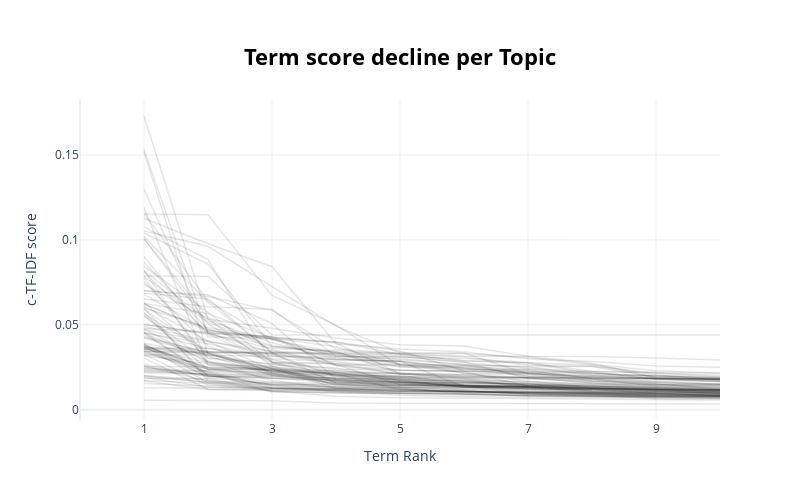

The notebook cell this image was saved under:
### Code cell
# Visualize term rank decrease
topic_model.visualize_term_rank()

### Figure 1 — Plotly figure (JSON) as saved in the notebook; plotly's stock layout.template omitted (floating-point values rounded to 4 significant figures)
{"data": [{"hovertext": "<b>Topic -1</b>:model_datum_use_test_value_variabl", "line": {"color": "black", "width": 1.5}, "mode": "lines+lines", "name": "", "opacity": 0.1, "type": "scatter", "x": [1, 2, 3, 4, 5, 6, 7, 8, 9, 10], "y": [0.005531, 0.005468, 0.005204, 0.003903, 0.003715, 0.003585, 0.003551, 0.003457, 0.003369, 0.003315]}, {"hovertext": "<b>Topic 0</b>:action_state_reward_policy_agent_se", "line": {"color": "black", "width": 1.5}, "mode": "lines+lines", "name": "", "opacity": 0.1, "type": "scatter", "x": [1, 2, 3, 4, 5, 6, 7, 8, 9, 10], "y": [0.01943, 0.01618, 0.01516, 0.01339, 0.01311, 0.00922, 0.00835, 0.007985, 0.007823, 0.007771]}, {"hovertext": "<b>Topic 1</b>:loss_lstm_train_layer_model_epoch_i", "line": {"color": "black", "width": 1.5}, "mode": "lines+lines", "name": "", "opacity": 0.1, "type": "scatter", "x": [1, 2, 3, 4, 5, 6, 7, 8, 9, 10], "y": [0.01295, 0.0128, 0.01256, 0.01162, 0.01145, 0.0107, 0.009849, 0.00908, 0.008602, 0.008586]}, {"hovertext": "<b>Topic 2</b>:bayesian_prior_posterior_theta_dist", "line": {"color": "black", "width": 1.5}, "mode": "lines+lines", "name": "", "opacity": 0.1, "type": "scatter", "x": [1, 2, 3, 4, 5, 6, 7, 8, 9, 10], "y": [0.0223, 0.02113, 0.01446, 0.0128, 0.0105, 0.01049, 0.009809, 0.008018, 0.00741, 0.007246]}, {"hovertext": "<b>Topic 3</b>:image_object_detection_face_box_det", "line": {"color": "black", "width": 1.5}, "mode": "lines+lines", "name": "", "opacity": 0.1, "type": "scatter", "x": [1, 2, 3, 4, 5, 6, 7, 8, 9, 10], "y": [0.03818, 0.02198, 0.01033, 0.009958, 0.009488, 0.009486, 0.008102, 0.00766, 0.007294, 0.00706]}, {"hovertext": "<b>Topic 4</b>:layer_network_neural_neural network", "line": {"color": "black", "width": 1.5}, "mode": "lines+lines", "name": "", "opacity": 0.1, "type": "scatter", "x": [1, 2, 3, 4, 5, 6, 7, 8, 9, 10], "y": [0.02415, 0.02302, 0.0216, 0.02035, 0.01622, 0.016, 0.01476, 0.01379, 0.01355, 0.01314]}, {"hovertext": "<b>Topic 5</b>:roc_class_precision_recall_curve_au", "line": {"color": "black", "width": 1.5}, "mode": "lines+lines", "name": "", "opacity": 0.1, "type": "scatter", "x": [1, 2, 3, 4, 5, 6, 7, 8, 9, 10], "y": [0.02187, 0.02079, 0.01613, 0.01534, 0.01499, 0.01434, 0.01363, 0.01199, 0.01174, 0.01129]}, {"hovertext": "<b>Topic 6</b>:beta_regression_residual_linear_hat", "line": {"color": "black", "width": 1.5}, "mode": "lines+lines", "name": "", "opacity": 0.1, "type": "scatter", "x": [1, 2, 3, 4, 5, 6, 7, 8, 9, 10], "y": [0.02655, 0.01946, 0.01868, 0.01584, 0.01516, 0.0144, 0.01339, 0.01195, 0.01062, 0.0096]}, {"hovertext": "<b>Topic 7</b>:column_categorical_value_df_imputat", "line": {"color": "black", "width": 1.5}, "mode": "lines+lines", "name": "", "opacity": 0.1, "type": "scatter", "x": [1, 2, 3, 4, 5, 6, 7, 8, 9, 10], "y": [0.01687, 0.01189, 0.01156, 0.0113, 0.01119, 0.01059, 0.01032, 0.009878, 0.009544, 0.008582]}, {"hovertext": "<b>Topic 8</b>:test_hypothesis_power_value_sample_", "line": {"color": "black", "width": 1.5}, "mode": "lines+lines", "name": "", "opacity": 0.1, "type": "scatter", "x": [1, 2, 3, 4, 5, 6, 7, 8, 9, 10], "y": [0.03255, 0.0145, 0.01303, 0.01203, 0.01184, 0.01056, 0.009922, 0.00926, 0.009115, 0.008787]}, {"hovertext": "<b>Topic 9</b>:effect_model_random effect_random_s", "line": {"color": "black", "width": 1.5}, "mode": "lines+lines", "name": "", "opacity": 0.1, "type": "scatter", "x": [1, 2, 3, 4, 5, 6, 7, 8, 9, 10], "y": [0.019, 0.01321, 0.01233, 0.01111, 0.01052, 0.01019, 0.01018, 0.009884, 0.008827, 0.008256]}, {"hovertext": "<b>Topic 10</b>:cluster_distance_similarity_mean_c", "line": {"color": "black", "width": 1.5}, "mode": "lines+lines", "name": "", "opacity": 0.1, "type": "scatter", "x": [1, 2, 3, 4, 5, 6, 7, 8, 9, 10], "y": [0.06002, 0.01701, 0.01076, 0.009665, 0.009625, 0.009589, 0.009256, 0.00885, 0.008447, 0.007718]}, {"hovertext": "<b>Topic 11</b>:word_embed_transformer_bert_embedd", "line": {"color": "black", "width": 1.5}, "mode": "lines+lines", "name": "", "opacity": 0.1, "type": "scatter", "x": [1, 2, 3, 4, 5, 6, 7, 8, 9, 10], "y": [0.0353, 0.01964, 0.01944, 0.01851, 0.01804, 0.01455, 0.01359, 0.01227, 0.01218, 0.01144]}, {"hovertext": "<b>Topic 12</b>:correlation_matrix_covariance_corr", "line": {"color": "black", "width": 1.5}, "mode": "lines+lines", "name": "", "opacity": 0.1, "type": "scatter", "x": [1, 2, 3, 4, 5, 6, 7, 8, 9, 10], "y": [0.04481, 0.02008, 0.01487, 0.01473, 0.01339, 0.01271, 0.01224, 0.01176, 0.009787, 0.009461]}, {"hovertext": "<b>Topic 13</b>:lasso_lambda_ridge_regularization_", "line": {"color": "black", "width": 1.5}, "mode": "lines+lines", "name": "", "opacity": 0.1, "type": "scatter", "x": [1, 2, 3, 4, 5, 6, 7, 8, 9, 10], "y": [0.03387, 0.02196, 0.02077, 0.01856, 0.01752, 0.01394, 0.01367, 0.012, 0.009565, 0.008032]}, {"hovertext": "<b>Topic 14</b>:plot_visualize_chart_graph_line_da", "line": {"color": "black", "width": 1.5}, "mode": "lines+lines", "name": "", "opacity": 0.1, "type": "scatter", "x": [1, 2, 3, 4, 5, 6, 7, 8, 9, 10], "y": [0.0305, 0.01192, 0.0115, 0.01136, 0.00935, 0.008779, 0.007997, 0.007465, 0.006856, 0.006509]}, {"hovertext": "<b>Topic 15</b>:survival_hazard_cox_patient_time_m", "line": {"color": "black", "width": 1.5}, "mode": "lines+lines", "name": "", "opacity": 0.1, "type": "scatter", "x": [1, 2, 3, 4, 5, 6, 7, 8, 9, 10], "y": [0.02584, 0.01667, 0.01597, 0.01354, 0.01269, 0.01185, 0.01161, 0.01024, 0.008394, 0.007816]}, {"hovertext": "<b>Topic 16</b>:pca_component_principal_principal ", "line": {"color": "black", "width": 1.5}, "mode": "lines+lines", "name": "", "opacity": 0.1, "type": "scatter", "x": [1, 2, 3, 4, 5, 6, 7, 8, 9, 10], "y": [0.04747, 0.02782, 0.02314, 0.02172, 0.01734, 0.01319, 0.01311, 0.0128, 0.01089, 0.01035]}, {"hovertext": "<b>Topic 17</b>:bootstrap_interval_confidence_conf", "line": {"color": "black", "width": 1.5}, "mode": "lines+lines", "name": "", "opacity": 0.1, "type": "scatter", "x": [1, 2, 3, 4, 5, 6, 7, 8, 9, 10], "y": [0.03217, 0.03214, 0.02639, 0.02459, 0.01715, 0.01308, 0.01198, 0.009147, 0.008993, 0.008453]}, {"hovertext": "<b>Topic 18</b>:ai_intelligence_human_artificial_a", "line": {"color": "black", "width": 1.5}, "mode": "lines+lines", "name": "", "opacity": 0.1, "type": "scatter", "x": [1, 2, 3, 4, 5, 6, 7, 8, 9, 10], "y": [0.03762, 0.01568, 0.01438, 0.01066, 0.008418, 0.007594, 0.007337, 0.007287, 0.007164, 0.00674]}, {"hovertext": "<b>Topic 19</b>:item_user_rating_recommendation_pl", "line": {"color": "black", "width": 1.5}, "mode": "lines+lines", "name": "", "opacity": 0.1, "type": "scatter", "x": [1, 2, 3, 4, 5, 6, 7, 8, 9, 10], "y": [0.02, 0.01741, 0.01277, 0.01085, 0.01077, 0.01076, 0.009989, 0.009961, 0.00969, 0.008419]}, {"hovertext": "<b>Topic 20</b>:audio_label_machine_learn_learning", "line": {"color": "black", "width": 1.5}, "mode": "lines+lines", "name": "", "opacity": 0.1, "type": "scatter", "x": [1, 2, 3, 4, 5, 6, 7, 8, 9, 10], "y": [0.01533, 0.01392, 0.01242, 0.01173, 0.009823, 0.009533, 0.008051, 0.007665, 0.007622, 0.007512]}, {"hovertext": "<b>Topic 21</b>:datum_weather_historical_wind_temp", "line": {"color": "black", "width": 1.5}, "mode": "lines+lines", "name": "", "opacity": 0.1, "type": "scatter", "x": [1, 2, 3, 4, 5, 6, 7, 8, 9, 10], "y": [0.02003, 0.016, 0.01262, 0.01224, 0.01203, 0.01051, 0.01035, 0.0103, 0.01013, 0.009535]}, {"hovertext": "<b>Topic 22</b>:datum_open_dataset_open datum_lice", "line": {"color": "black", "width": 1.5}, "mode": "lines+lines", "name": "", "opacity": 0.1, "type": "scatter", "x": [1, 2, 3, 4, 5, 6, 7, 8, 9, 10], "y": [0.01719, 0.01538, 0.01096, 0.01014, 0.009483, 0.008702, 0.00833, 0.007974, 0.007668, 0.007521]}, {"hovertext": "<b>Topic 23</b>:gan_discriminator_generator_autoen", "line": {"color": "black", "width": 1.5}, "mode": "lines+lines", "name": "", "opacity": 0.1, "type": "scatter", "x": [1, 2, 3, 4, 5, 6, 7, 8, 9, 10], "y": [0.03582, 0.02775, 0.02431, 0.01637, 0.01557, 0.0119, 0.01055, 0.01029, 0.009854, 0.009749]}, {"hovertext": "<b>Topic 24</b>:arima_forecast_series_time series_", "line": {"color": "black", "width": 1.5}, "mode": "lines+lines", "name": "", "opacity": 0.1, "type": "scatter", "x": [1, 2, 3, 4, 5, 6, 7, 8, 9, 10], "y": [0.03675, 0.02105, 0.02003, 0.01586, 0.01438, 0.01429, 0.01243, 0.0124, 0.0122, 0.011]}, {"hovertext": "<b>Topic 25</b>:svm_kernel_support vector_support_", "line": {"color": "black", "width": 1.5}, "mode": "lines+lines", "name": "", "opacity": 0.1, "type": "scatter", "x": [1, 2, 3, 4, 5, 6, 7, 8, 9, 10], "y": [0.04323, 0.03358, 0.02241, 0.0175, 0.01611, 0.01338, 0.01329, 0.01129, 0.01116, 0.01107]}, {"hovertext": "<b>Topic 26</b>:topic_word_document_sentiment_sent", "line": {"color": "black", "width": 1.5}, "mode": "lines+lines", "name": "", "opacity": 0.1, "type": "scatter", "x": [1, 2, 3, 4, 5, 6, 7, 8, 9, 10], "y": [0.02461, 0.02052, 0.02035, 0.01734, 0.0134, 0.01326, 0.01325, 0.009911, 0.00912, 0.008631]}, {"hovertext": "<b>Topic 27</b>:gradient_descent_gradient descent_", "line": {"color": "black", "width": 1.5}, "mode": "lines+lines", "name": "", "opacity": 0.1, "type": "scatter", "x": [1, 2, 3, 4, 5, 6, 7, 8, 9, 10], "y": [0.03425, 0.02389, 0.0235, 0.01636, 0.01618, 0.01403, 0.01062, 0.01061, 0.009779, 0.00977]}, {"hovertext": "<b>Topic 28</b>:normalization_normalize_batch_batc", "line": {"color": "black", "width": 1.5}, "mode": "lines+lines", "name": "", "opacity": 0.1, "type": "scatter", "x": [1, 2, 3, 4, 5, 6, 7, 8, 9, 10], "y": [0.03613, 0.02481, 0.01834, 0.01759, 0.01522, 0.01388, 0.009027, 0.00887, 0.008045, 0.00794]}, {"hovertext": "<b>Topic 29</b>:book_statistic_statistical_analysi", "line": {"color": "black", "width": 1.5}, "mode": "lines+lines", "name": "", "opacity": 0.1, "type": "scatter", "x": [1, 2, 3, 4, 5, 6, 7, 8, 9, 10], "y": [0.01836, 0.01829, 0.01099, 0.007866, 0.006965, 0.006635, 0.006299, 0.006231, 0.005925, 0.00571]}, {"hovertext": "<b>Topic 30</b>:moment_distribution_random variabl", "line": {"color": "black", "width": 1.5}, "mode": "lines+lines", "name": "", "opacity": 0.1, "type": "scatter", "x": [1, 2, 3, 4, 5, 6, 7, 8, 9, 10], "y": [0.03432, 0.03307, 0.02157, 0.01804, 0.01651, 0.01433, 0.01336, 0.01261, 0.01187, 0.01163]}, {"hovertext": "<b>Topic 31</b>:shapefile_map_elevation_find_datum", "line": {"color": "black", "width": 1.5}, "mode": "lines+lines", "name": "", "opacity": 0.1, "type": "scatter", "x": [1, 2, 3, 4, 5, 6, 7, 8, 9, 10], "y": [0.02523, 0.02023, 0.01419, 0.01327, 0.013, 0.01276, 0.01259, 0.0122, 0.01188, 0.01054]}, {"hovertext": "<b>Topic 32</b>:drug_fda_api_openfda_fda gov_ndc_g", "line": {"color": "black", "width": 1.5}, "mode": "lines+lines", "name": "", "opacity": 0.1, "type": "scatter", "x": [1, 2, 3, 4, 5, 6, 7, 8, 9, 10], "y": [0.05982, 0.04836, 0.0418, 0.03985, 0.0325, 0.02879, 0.02762, 0.02262, 0.02198, 0.0214]}, {"hovertext": "<b>Topic 33</b>:theta_likelihood_mle_maximum likel", "line": {"color": "black", "width": 1.5}, "mode": "lines+lines", "name": "", "opacity": 0.1, "type": "scatter", "x": [1, 2, 3, 4, 5, 6, 7, 8, 9, 10], "y": [0.06099, 0.04028, 0.02347, 0.01823, 0.01717, 0.01704, 0.01444, 0.01421, 0.01387, 0.0122]}, {"hovertext": "<b>Topic 34</b>:close_question_improve question_sc", "line": {"color": "black", "width": 1.5}, "mode": "lines+lines", "name": "", "opacity": 0.1, "type": "scatter", "x": [1, 2, 3, 4, 5, 6, 7, 8, 9, 10], "y": [0.03157, 0.02719, 0.0226, 0.01935, 0.01911, 0.01901, 0.01899, 0.01895, 0.01875, 0.0185]}, {"hovertext": "<b>Topic 35</b>:xgboost_xgb_train_tree_feature_eva", "line": {"color": "black", "width": 1.5}, "mode": "lines+lines", "name": "", "opacity": 0.1, "type": "scatter", "x": [1, 2, 3, 4, 5, 6, 7, 8, 9, 10], "y": [0.04557, 0.02047, 0.01255, 0.01224, 0.0121, 0.01024, 0.00995, 0.009351, 0.008232, 0.008015]}, {"hovertext": "<b>Topic 36</b>:entropy_divergence_kl_kl divergenc", "line": {"color": "black", "width": 1.5}, "mode": "lines+lines", "name": "", "opacity": 0.1, "type": "scatter", "x": [1, 2, 3, 4, 5, 6, 7, 8, 9, 10], "y": [0.04994, 0.045, 0.04209, 0.03078, 0.0251, 0.02493, 0.0217, 0.01724, 0.01477, 0.01285]}, {"hovertext": "<b>Topic 37</b>:validation_fold_cross validation_c", "line": {"color": "black", "width": 1.5}, "mode": "lines+lines", "name": "", "opacity": 0.1, "type": "scatter", "x": [1, 2, 3, 4, 5, 6, 7, 8, 9, 10], "y": [0.04777, 0.04574, 0.04274, 0.03919, 0.02114, 0.02101, 0.02074, 0.0169, 0.01623, 0.01509]}, {"hovertext": "<b>Topic 38</b>:census_zip code_zip_county_datum_c", "line": {"color": "black", "width": 1.5}, "mode": "lines+lines", "name": "", "opacity": 0.1, "type": "scatter", "x": [1, 2, 3, 4, 5, 6, 7, 8, 9, 10], "y": [0.03318, 0.02363, 0.02178, 0.02121, 0.01914, 0.01647, 0.01487, 0.01268, 0.01218, 0.01215]}, {"hovertext": "<b>Topic 39</b>:treatment_meta_effect_propensity_p", "line": {"color": "black", "width": 1.5}, "mode": "lines+lines", "name": "", "opacity": 0.1, "type": "scatter", "x": [1, 2, 3, 4, 5, 6, 7, 8, 9, 10], "y": [0.02368, 0.01991, 0.01925, 0.01873, 0.01794, 0.01666, 0.01411, 0.0136, 0.01203, 0.01166]}, {"hovertext": "<b>Topic 40</b>:distribution_density_weibull_fit_k", "line": {"color": "black", "width": 1.5}, "mode": "lines+lines", "name": "", "opacity": 0.1, "type": "scatter", "x": [1, 2, 3, 4, 5, 6, 7, 8, 9, 10], "y": [0.02288, 0.02264, 0.01313, 0.01225, 0.0111, 0.0108, 0.009228, 0.008427, 0.008114, 0.008071]}, {"hovertext": "<b>Topic 41</b>:logistic_logistic regression_regre", "line": {"color": "black", "width": 1.5}, "mode": "lines+lines", "name": "", "opacity": 0.1, "type": "scatter", "x": [1, 2, 3, 4, 5, 6, 7, 8, 9, 10], "y": [0.03653, 0.03304, 0.02439, 0.01264, 0.01103, 0.01093, 0.01023, 0.009657, 0.009354, 0.008523]}, {"hovertext": "<b>Topic 42</b>:tree_forest_random forest_decision", "line": {"color": "black", "width": 1.5}, "mode": "lines+lines", "name": "", "opacity": 0.1, "type": "scatter", "x": [1, 2, 3, 4, 5, 6, 7, 8, 9, 10], "y": [0.05876, 0.03418, 0.03311, 0.02963, 0.02845, 0.02153, 0.01677, 0.01278, 0.01156, 0.01036]}, {"hovertext": "<b>Topic 43</b>:deviation_median_standard deviatio", "line": {"color": "black", "width": 1.5}, "mode": "lines+lines", "name": "", "opacity": 0.1, "type": "scatter", "x": [1, 2, 3, 4, 5, 6, 7, 8, 9, 10], "y": [0.03622, 0.03621, 0.03158, 0.02941, 0.02846, 0.01346, 0.013, 0.01028, 0.0098, 0.009385]}, {"hovertext": "<b>Topic 44</b>:gaussian_gaussian process_process_", "line": {"color": "black", "width": 1.5}, "mode": "lines+lines", "name": "", "opacity": 0.1, "type": "scatter", "x": [1, 2, 3, 4, 5, 6, 7, 8, 9, 10], "y": [0.04214, 0.03179, 0.02007, 0.01646, 0.01568, 0.01564, 0.01422, 0.01274, 0.01171, 0.01061]}, {"hovertext": "<b>Topic 45</b>:outlier_anomaly_detection_anomaly ", "line": {"color": "black", "width": 1.5}, "mode": "lines+lines", "name": "", "opacity": 0.1, "type": "scatter", "x": [1, 2, 3, 4, 5, 6, 7, 8, 9, 10], "y": [0.03696, 0.0346, 0.02232, 0.02118, 0.01174, 0.01059, 0.01049, 0.009379, 0.007369, 0.007285]}, {"hovertext": "<b>Topic 46</b>:markov_hmm_state_markov model_kalm", "line": {"color": "black", "width": 1.5}, "mode": "lines+lines", "name": "", "opacity": 0.1, "type": "scatter", "x": [1, 2, 3, 4, 5, 6, 7, 8, 9, 10], "y": [0.03768, 0.02483, 0.02472, 0.02004, 0.01826, 0.01677, 0.01676, 0.01478, 0.0146, 0.01456]}, {"hovertext": "<b>Topic 47</b>:spark_apache_scala_java_apache spa", "line": {"color": "black", "width": 1.5}, "mode": "lines+lines", "name": "", "opacity": 0.1, "type": "scatter", "x": [1, 2, 3, 4, 5, 6, 7, 8, 9, 10], "y": [0.0384, 0.02372, 0.02318, 0.02272, 0.02148, 0.02046, 0.01914, 0.01913, 0.01626, 0.01505]}, {"hovertext": "<b>Topic 48</b>:interaction_variable_multicollinea", "line": {"color": "black", "width": 1.5}, "mode": "lines+lines", "name": "", "opacity": 0.1, "type": "scatter", "x": [1, 2, 3, 4, 5, 6, 7, 8, 9, 10], "y": [0.03729, 0.02435, 0.02381, 0.02317, 0.01954, 0.0187, 0.0155, 0.01418, 0.01303, 0.01154]}, {"hovertext": "<b>Topic 49</b>:feature_importance_feature importa", "line": {"color": "black", "width": 1.5}, "mode": "lines+lines", "name": "", "opacity": 0.1, "type": "scatter", "x": [1, 2, 3, 4, 5, 6, 7, 8, 9, 10], "y": [0.06241, 0.04622, 0.02796, 0.0173, 0.01645, 0.01418, 0.01363, 0.01303, 0.01168, 0.009315]}, {"hovertext": "<b>Topic 50</b>:gpu_tensorflow_cpu_tensor_cuda_cor", "line": {"color": "black", "width": 1.5}, "mode": "lines+lines", "name": "", "opacity": 0.1, "type": "scatter", "x": [1, 2, 3, 4, 5, 6, 7, 8, 9, 10], "y": [0.05528, 0.02842, 0.01708, 0.01276, 0.01194, 0.01068, 0.009912, 0.009456, 0.009012, 0.008669]}, {"hovertext": "<b>Topic 51</b>:log_transformation_transform_varia", "line": {"color": "black", "width": 1.5}, "mode": "lines+lines", "name": "", "opacity": 0.1, "type": "scatter", "x": [1, 2, 3, 4, 5, 6, 7, 8, 9, 10], "y": [0.04243, 0.03356, 0.0327, 0.0196, 0.0159, 0.01569, 0.01558, 0.01085, 0.01025, 0.009881]}, {"hovertext": "<b>Topic 52</b>:graph_node_edge_network_graph neur", "line": {"color": "black", "width": 1.5}, "mode": "lines+lines", "name": "", "opacity": 0.1, "type": "scatter", "x": [1, 2, 3, 4, 5, 6, 7, 8, 9, 10], "y": [0.07517, 0.0377, 0.02128, 0.01511, 0.01254, 0.01124, 0.009164, 0.008322, 0.008046, 0.007833]}, {"hovertext": "<b>Topic 53</b>:series_time_time series_event_cust", "line": {"color": "black", "width": 1.5}, "mode": "lines+lines", "name": "", "opacity": 0.1, "type": "scatter", "x": [1, 2, 3, 4, 5, 6, 7, 8, 9, 10], "y": [0.02535, 0.0253, 0.02382, 0.01474, 0.01393, 0.01116, 0.008908, 0.008837, 0.006437, 0.006295]}, {"hovertext": "<b>Topic 54</b>:causal_causality_granger_causation", "line": {"color": "black", "width": 1.5}, "mode": "lines+lines", "name": "", "opacity": 0.1, "type": "scatter", "x": [1, 2, 3, 4, 5, 6, 7, 8, 9, 10], "y": [0.05651, 0.03357, 0.02045, 0.02042, 0.02029, 0.01462, 0.01431, 0.01409, 0.01234, 0.01177]}, {"hovertext": "<b>Topic 55</b>:wikidata_wdt_wikibase_wd_query_ite", "line": {"color": "black", "width": 1.5}, "mode": "lines+lines", "name": "", "opacity": 0.1, "type": "scatter", "x": [1, 2, 3, 4, 5, 6, 7, 8, 9, 10], "y": [0.04897, 0.04043, 0.03232, 0.02943, 0.02852, 0.02452, 0.0217, 0.02022, 0.02014, 0.01884]}, {"hovertext": "<b>Topic 56</b>:anova_test_group_iv_post hoc_contr", "line": {"color": "black", "width": 1.5}, "mode": "lines+lines", "name": "", "opacity": 0.1, "type": "scatter", "x": [1, 2, 3, 4, 5, 6, 7, 8, 9, 10], "y": [0.03887, 0.01882, 0.01514, 0.01464, 0.01401, 0.0139, 0.0135, 0.01267, 0.01226, 0.01147]}, {"hovertext": "<b>Topic 57</b>:sne_knn_neighbor_near_near neighbo", "line": {"color": "black", "width": 1.5}, "mode": "lines+lines", "name": "", "opacity": 0.1, "type": "scatter", "x": [1, 2, 3, 4, 5, 6, 7, 8, 9, 10], "y": [0.04565, 0.03597, 0.02958, 0.02218, 0.01869, 0.01466, 0.0123, 0.01208, 0.01162, 0.01154]}, {"hovertext": "<b>Topic 58</b>:coin_head_roll_flip_toss_probabili", "line": {"color": "black", "width": 1.5}, "mode": "lines+lines", "name": "", "opacity": 0.1, "type": "scatter", "x": [1, 2, 3, 4, 5, 6, 7, 8, 9, 10], "y": [0.06198, 0.04733, 0.03701, 0.03358, 0.02705, 0.02592, 0.0252, 0.0202, 0.01811, 0.01776]}, {"hovertext": "<b>Topic 59</b>:central limit_theorem_limit theore", "line": {"color": "black", "width": 1.5}, "mode": "lines+lines", "name": "", "opacity": 0.1, "type": "scatter", "x": [1, 2, 3, 4, 5, 6, 7, 8, 9, 10], "y": [0.03419, 0.03389, 0.0333, 0.03317, 0.03245, 0.03101, 0.02625, 0.02548, 0.02152, 0.02032]}, {"hovertext": "<b>Topic 60</b>:bias_bias variance_variance_hat_tr", "line": {"color": "black", "width": 1.5}, "mode": "lines+lines", "name": "", "opacity": 0.1, "type": "scatter", "x": [1, 2, 3, 4, 5, 6, 7, 8, 9, 10], "y": [0.09025, 0.04293, 0.04181, 0.02662, 0.01471, 0.01413, 0.01413, 0.01252, 0.01122, 0.01116]}, {"hovertext": "<b>Topic 61</b>:college_scorecard_student_college ", "line": {"color": "black", "width": 1.5}, "mode": "lines+lines", "name": "", "opacity": 0.1, "type": "scatter", "x": [1, 2, 3, 4, 5, 6, 7, 8, 9, 10], "y": [0.06789, 0.04647, 0.04262, 0.03988, 0.03448, 0.02274, 0.0226, 0.01858, 0.01856, 0.01809]}, {"hovertext": "<b>Topic 62</b>:aic_model_bic_aic bic_selection_mo", "line": {"color": "black", "width": 1.5}, "mode": "lines+lines", "name": "", "opacity": 0.1, "type": "scatter", "x": [1, 2, 3, 4, 5, 6, 7, 8, 9, 10], "y": [0.08215, 0.02648, 0.02552, 0.01409, 0.014, 0.01374, 0.01317, 0.01238, 0.01152, 0.01078]}, {"hovertext": "<b>Topic 63</b>:rmse_error_mse_square_square error", "line": {"color": "black", "width": 1.5}, "mode": "lines+lines", "name": "", "opacity": 0.1, "type": "scatter", "x": [1, 2, 3, 4, 5, 6, 7, 8, 9, 10], "y": [0.04703, 0.04001, 0.03437, 0.03279, 0.03159, 0.0277, 0.02435, 0.02242, 0.02164, 0.01916]}, {"hovertext": "<b>Topic 64</b>:random variable_omega_mathscr_inde", "line": {"color": "black", "width": 1.5}, "mode": "lines+lines", "name": "", "opacity": 0.1, "type": "scatter", "x": [1, 2, 3, 4, 5, 6, 7, 8, 9, 10], "y": [0.03557, 0.03392, 0.03361, 0.03257, 0.02528, 0.02331, 0.02315, 0.01807, 0.01534, 0.01489]}, {"hovertext": "<b>Topic 65</b>:cross entropy_entropy_cross_loss_l", "line": {"color": "black", "width": 1.5}, "mode": "lines+lines", "name": "", "opacity": 0.1, "type": "scatter", "x": [1, 2, 3, 4, 5, 6, 7, 8, 9, 10], "y": [0.06258, 0.05656, 0.04224, 0.03703, 0.02672, 0.02152, 0.02141, 0.01833, 0.01817, 0.01689]}, {"hovertext": "<b>Topic 66</b>:lock question_lock_question answer", "line": {"color": "black", "width": 1.5}, "mode": "lines+lines", "name": "", "opacity": 0.1, "type": "scatter", "x": [1, 2, 3, 4, 5, 6, 7, 8, 9, 10], "y": [0.0787, 0.07862, 0.04399, 0.04399, 0.04399, 0.04399, 0.04399, 0.04399, 0.04399, 0.04399]}, {"hovertext": "<b>Topic 67</b>:ball_draw_number_random_random num", "line": {"color": "black", "width": 1.5}, "mode": "lines+lines", "name": "", "opacity": 0.1, "type": "scatter", "x": [1, 2, 3, 4, 5, 6, 7, 8, 9, 10], "y": [0.05552, 0.02361, 0.02104, 0.01666, 0.01468, 0.01363, 0.01185, 0.01149, 0.01093, 0.01058]}, {"hovertext": "<b>Topic 68</b>:estimator_unbiased_unbiased estima", "line": {"color": "black", "width": 1.5}, "mode": "lines+lines", "name": "", "opacity": 0.1, "type": "scatter", "x": [1, 2, 3, 4, 5, 6, 7, 8, 9, 10], "y": [0.0811, 0.04501, 0.03364, 0.03206, 0.02932, 0.02659, 0.01958, 0.01673, 0.01605, 0.015]}, {"hovertext": "<b>Topic 69</b>:spline_knot_cubic_cubic spline_smo", "line": {"color": "black", "width": 1.5}, "mode": "lines+lines", "name": "", "opacity": 0.1, "type": "scatter", "x": [1, 2, 3, 4, 5, 6, 7, 8, 9, 10], "y": [0.1007, 0.05054, 0.02833, 0.02395, 0.02314, 0.02247, 0.0138, 0.01076, 0.01024, 0.01013]}, {"hovertext": "<b>Topic 70</b>:mediation_instrumental variable_in", "line": {"color": "black", "width": 1.5}, "mode": "lines+lines", "name": "", "opacity": 0.1, "type": "scatter", "x": [1, 2, 3, 4, 5, 6, 7, 8, 9, 10], "y": [0.03914, 0.03201, 0.03136, 0.03103, 0.03007, 0.02645, 0.02539, 0.02538, 0.01913, 0.01779]}, {"hovertext": "<b>Topic 71</b>:sufficient_sufficient statistic_st", "line": {"color": "black", "width": 1.5}, "mode": "lines+lines", "name": "", "opacity": 0.1, "type": "scatter", "x": [1, 2, 3, 4, 5, 6, 7, 8, 9, 10], "y": [0.1052, 0.0962, 0.0724, 0.04917, 0.03354, 0.03338, 0.0208, 0.01941, 0.01839, 0.01834]}, {"hovertext": "<b>Topic 72</b>:ensemble_classifier_weak_boost_com", "line": {"color": "black", "width": 1.5}, "mode": "lines+lines", "name": "", "opacity": 0.1, "type": "scatter", "x": [1, 2, 3, 4, 5, 6, 7, 8, 9, 10], "y": [0.05037, 0.04447, 0.02725, 0.02678, 0.02659, 0.02403, 0.01988, 0.01818, 0.01376, 0.01348]}, {"hovertext": "<b>Topic 73</b>:notation_subscript_textbf_symbol_s", "line": {"color": "black", "width": 1.5}, "mode": "lines+lines", "name": "", "opacity": 0.1, "type": "scatter", "x": [1, 2, 3, 4, 5, 6, 7, 8, 9, 10], "y": [0.05727, 0.01956, 0.01843, 0.01725, 0.01632, 0.01333, 0.01245, 0.01203, 0.01075, 0.01019]}, {"hovertext": "<b>Topic 74</b>:api_gov_dol_dol gov_api key_key_sc", "line": {"color": "black", "width": 1.5}, "mode": "lines+lines", "name": "", "opacity": 0.1, "type": "scatter", "x": [1, 2, 3, 4, 5, 6, 7, 8, 9, 10], "y": [0.07832, 0.05143, 0.03757, 0.03374, 0.03328, 0.03294, 0.03068, 0.02656, 0.02297, 0.02159]}, {"hovertext": "<b>Topic 75</b>:lambda_poisson_lambda lambda_poiss", "line": {"color": "black", "width": 1.5}, "mode": "lines+lines", "name": "", "opacity": 0.1, "type": "scatter", "x": [1, 2, 3, 4, 5, 6, 7, 8, 9, 10], "y": [0.06861, 0.06513, 0.03333, 0.02636, 0.02592, 0.02374, 0.0236, 0.021, 0.01973, 0.01847]}, {"hovertext": "<b>Topic 76</b>:quantile_quantile regression_regre", "line": {"color": "black", "width": 1.5}, "mode": "lines+lines", "name": "", "opacity": 0.1, "type": "scatter", "x": [1, 2, 3, 4, 5, 6, 7, 8, 9, 10], "y": [0.104, 0.08569, 0.03718, 0.03423, 0.02124, 0.01815, 0.01305, 0.01093, 0.01088, 0.009449]}, {"hovertext": "<b>Topic 77</b>:permutation_permutation test_test_", "line": {"color": "black", "width": 1.5}, "mode": "lines+lines", "name": "", "opacity": 0.1, "type": "scatter", "x": [1, 2, 3, 4, 5, 6, 7, 8, 9, 10], "y": [0.1019, 0.06327, 0.03356, 0.01539, 0.0145, 0.01355, 0.01325, 0.01295, 0.01216, 0.01163]}, {"hovertext": "<b>Topic 78</b>:stepwise_stepwise regression_selec", "line": {"color": "black", "width": 1.5}, "mode": "lines+lines", "name": "", "opacity": 0.1, "type": "scatter", "x": [1, 2, 3, 4, 5, 6, 7, 8, 9, 10], "y": [0.08453, 0.05725, 0.02788, 0.02753, 0.0209, 0.01957, 0.01879, 0.01564, 0.01537, 0.01193]}, {"hovertext": "<b>Topic 79</b>:notebook_jupyter_jupyter notebook_", "line": {"color": "black", "width": 1.5}, "mode": "lines+lines", "name": "", "opacity": 0.1, "type": "scatter", "x": [1, 2, 3, 4, 5, 6, 7, 8, 9, 10], "y": [0.08181, 0.05255, 0.03938, 0.02995, 0.02856, 0.02442, 0.02141, 0.01928, 0.01827, 0.01651]}, {"hovertext": "<b>Topic 80</b>:rbm_boltzmann_boltzmann machine_re", "line": {"color": "black", "width": 1.5}, "mode": "lines+lines", "name": "", "opacity": 0.1, "type": "scatter", "x": [1, 2, 3, 4, 5, 6, 7, 8, 9, 10], "y": [0.07004, 0.06661, 0.05846, 0.03573, 0.03327, 0.03142, 0.03137, 0.02736, 0.01874, 0.0176]}, {"hovertext": "<b>Topic 81</b>:bin_histogram_number bin_prob_bin ", "line": {"color": "black", "width": 1.5}, "mode": "lines+lines", "name": "", "opacity": 0.1, "type": "scatter", "x": [1, 2, 3, 4, 5, 6, 7, 8, 9, 10], "y": [0.1077, 0.08836, 0.02781, 0.02013, 0.01767, 0.016, 0.01527, 0.01349, 0.01269, 0.01141]}, {"hovertext": "<b>Topic 82</b>:label_multi_multi label_classifica", "line": {"color": "black", "width": 1.5}, "mode": "lines+lines", "name": "", "opacity": 0.1, "type": "scatter", "x": [1, 2, 3, 4, 5, 6, 7, 8, 9, 10], "y": [0.06521, 0.06055, 0.0591, 0.03139, 0.03099, 0.03009, 0.02769, 0.02621, 0.02048, 0.01747]}, {"hovertext": "<b>Topic 83</b>:overfitte_underfitting_model_overf", "line": {"color": "black", "width": 1.5}, "mode": "lines+lines", "name": "", "opacity": 0.1, "type": "scatter", "x": [1, 2, 3, 4, 5, 6, 7, 8, 9, 10], "y": [0.07741, 0.0303, 0.02533, 0.02047, 0.01849, 0.0178, 0.01608, 0.01541, 0.01479, 0.01404]}, {"hovertext": "<b>Topic 84</b>:point_uniformly_uniformly distribu", "line": {"color": "black", "width": 1.5}, "mode": "lines+lines", "name": "", "opacity": 0.1, "type": "scatter", "x": [1, 2, 3, 4, 5, 6, 7, 8, 9, 10], "y": [0.04507, 0.03876, 0.02997, 0.02836, 0.02326, 0.02278, 0.02113, 0.01966, 0.01876, 0.01756]}, {"hovertext": "<b>Topic 85</b>:copula_gaussian copula_marginal_co", "line": {"color": "black", "width": 1.5}, "mode": "lines+lines", "name": "", "opacity": 0.1, "type": "scatter", "x": [1, 2, 3, 4, 5, 6, 7, 8, 9, 10], "y": [0.1517, 0.0326, 0.02422, 0.02073, 0.01959, 0.01823, 0.01814, 0.01626, 0.01479, 0.01463]}, {"hovertext": "<b>Topic 86</b>:gee_gee model_estimating equation_", "line": {"color": "black", "width": 1.5}, "mode": "lines+lines", "name": "", "opacity": 0.1, "type": "scatter", "x": [1, 2, 3, 4, 5, 6, 7, 8, 9, 10], "y": [0.1189, 0.02631, 0.02285, 0.02158, 0.0213, 0.01892, 0.01892, 0.0187, 0.018, 0.01638]}, {"hovertext": "<b>Topic 87</b>:garch_garch model_volatility_arma_", "line": {"color": "black", "width": 1.5}, "mode": "lines+lines", "name": "", "opacity": 0.1, "type": "scatter", "x": [1, 2, 3, 4, 5, 6, 7, 8, 9, 10], "y": [0.1006, 0.0543, 0.03508, 0.02642, 0.0208, 0.01946, 0.01858, 0.01577, 0.01306, 0.01276]}, {"hovertext": "<b>Topic 88</b>:shap_shap value_shapley_shapley va", "line": {"color": "black", "width": 1.5}, "mode": "lines+lines", "name": "", "opacity": 0.1, "type": "scatter", "x": [1, 2, 3, 4, 5, 6, 7, 8, 9, 10], "y": [0.1156, 0.06403, 0.04129, 0.03159, 0.03096, 0.02808, 0.01832, 0.01831, 0.01816, 0.0179]}, {"hovertext": "<b>Topic 89</b>:importance sampling_importance_sam", "line": {"color": "black", "width": 1.5}, "mode": "lines+lines", "name": "", "opacity": 0.1, "type": "scatter", "x": [1, 2, 3, 4, 5, 6, 7, 8, 9, 10], "y": [0.06996, 0.06769, 0.05074, 0.01787, 0.01618, 0.01546, 0.01515, 0.01499, 0.01427, 0.01412]}, {"hovertext": "<b>Topic 90</b>:vc_vc dimension_dimension_shatter_", "line": {"color": "black", "width": 1.5}, "mode": "lines+lines", "name": "", "opacity": 0.1, "type": "scatter", "x": [1, 2, 3, 4, 5, 6, 7, 8, 9, 10], "y": [0.1152, 0.1148, 0.06728, 0.04973, 0.02592, 0.02545, 0.02384, 0.02167, 0.0182, 0.01801]}, {"hovertext": "<b>Topic 91</b>:odd ratio_odd_ratio_confidence int", "line": {"color": "black", "width": 1.5}, "mode": "lines+lines", "name": "", "opacity": 0.1, "type": "scatter", "x": [1, 2, 3, 4, 5, 6, 7, 8, 9, 10], "y": [0.1127, 0.09771, 0.08421, 0.03883, 0.03564, 0.03399, 0.03001, 0.02842, 0.02564, 0.02493]}, {"hovertext": "<b>Topic 92</b>:spatial_spatial autocorrelation_au", "line": {"color": "black", "width": 1.5}, "mode": "lines+lines", "name": "", "opacity": 0.1, "type": "scatter", "x": [1, 2, 3, 4, 5, 6, 7, 8, 9, 10], "y": [0.06315, 0.03056, 0.02691, 0.02171, 0.01685, 0.01393, 0.01376, 0.01321, 0.0132, 0.01199]}, {"hovertext": "<b>Topic 93</b>:cohen_sd_effect size_effect_size_d", "line": {"color": "black", "width": 1.5}, "mode": "lines+lines", "name": "", "opacity": 0.1, "type": "scatter", "x": [1, 2, 3, 4, 5, 6, 7, 8, 9, 10], "y": [0.13, 0.04497, 0.04319, 0.02581, 0.02325, 0.02246, 0.02186, 0.02163, 0.01987, 0.01929]}, {"hovertext": "<b>Topic 94</b>:birthday_people_share birthday_bir", "line": {"color": "black", "width": 1.5}, "mode": "lines+lines", "name": "", "opacity": 0.1, "type": "scatter", "x": [1, 2, 3, 4, 5, 6, 7, 8, 9, 10], "y": [0.173, 0.05332, 0.04789, 0.0422, 0.03817, 0.03752, 0.03151, 0.03127, 0.03035, 0.02917]}, {"hovertext": "<b>Topic 95</b>:cointegration_johansen_vecm_cointe", "line": {"color": "black", "width": 1.5}, "mode": "lines+lines", "name": "", "opacity": 0.1, "type": "scatter", "x": [1, 2, 3, 4, 5, 6, 7, 8, 9, 10], "y": [0.08697, 0.04699, 0.04152, 0.03331, 0.02647, 0.02582, 0.02249, 0.02235, 0.01809, 0.01788]}, {"hovertext": "<b>Topic 96</b>:matrix_hat_projection_design_ortho", "line": {"color": "black", "width": 1.5}, "mode": "lines+lines", "name": "", "opacity": 0.1, "type": "scatter", "x": [1, 2, 3, 4, 5, 6, 7, 8, 9, 10], "y": [0.04519, 0.0286, 0.02244, 0.02213, 0.02143, 0.02045, 0.01872, 0.01772, 0.01693, 0.01689]}, {"hovertext": "<b>Topic 97</b>:kappa_cohen_fleiss_cohen kappa_agr", "line": {"color": "black", "width": 1.5}, "mode": "lines+lines", "name": "", "opacity": 0.1, "type": "scatter", "x": [1, 2, 3, 4, 5, 6, 7, 8, 9, 10], "y": [0.1533, 0.04466, 0.03602, 0.03482, 0.03286, 0.02872, 0.02747, 0.02135, 0.01976, 0.01825]}, {"hovertext": "<b>Topic 98</b>:spam_email_spammer_spam email_emai", "line": {"color": "black", "width": 1.5}, "mode": "lines+lines", "name": "", "opacity": 0.1, "type": "scatter", "x": [1, 2, 3, 4, 5, 6, 7, 8, 9, 10], "y": [0.0738, 0.05356, 0.0255, 0.02077, 0.01926, 0.01719, 0.01448, 0.01365, 0.01321, 0.01195]}], "layout": {"height": 500, "hoverlabel": {"bgcolor": "white", "font": {"family": "Rockwell", "size": 16}}, "showlegend": false, "title": {"font": {"color": "Black", "size": 22}, "text": "<b>Term score decline per Topic</b>", "x": 0.5, "xanchor": "center", "y": 0.9, "yanchor": "top"}, "width": 800, "xaxis": {"dtick": 2, "range": [0, 10], "tick0": 1, "title": {"text": "Term Rank"}}, "yaxis": {"title": {"text": "c-TF-IDF score"}}}}
